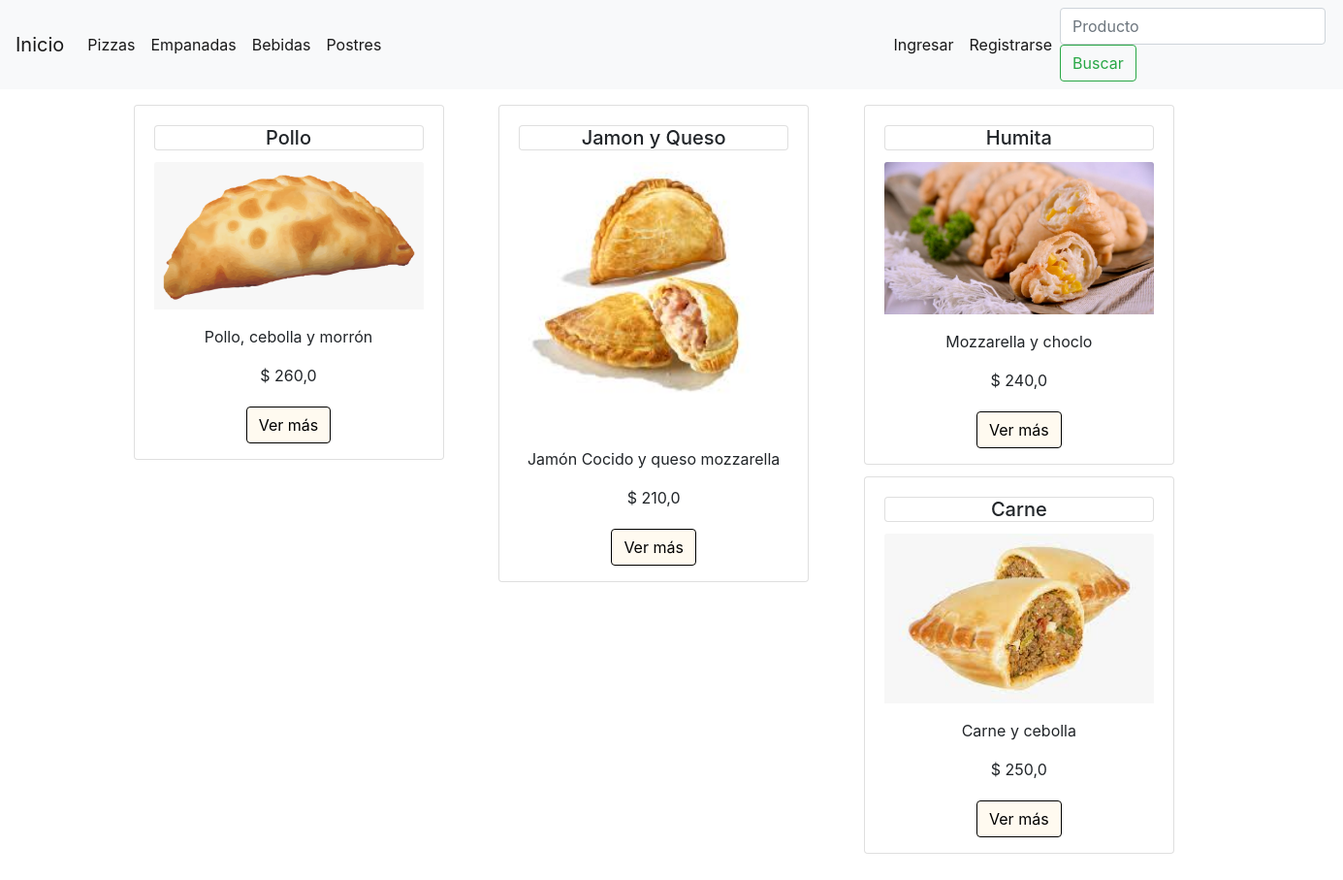
The page /empanadas/ on the database its author committed.
### pizza_web/models.py (models this page shows)
class empanada (models.Model):
    nombre= models.CharField(max_length=30, unique=True)
    ingredientes=models.CharField(max_length= 60)
    precio=models.FloatField()
    apto_delivery=models.BooleanField()
    foto =  models.ImageField(upload_to= 'empanadas', blank=True, null=True)

### pizza_web/views.py (the view)
# urls.py: path('empanadas/', empanada_view, name='empanadas'),
def empanada_view (request):
    empanadas= empanada.objects.all()
    context={'empanadas': empanadas}
    return render (request, 'empanadas.html', context=context)

### templates/empanadas.html (shortened to what this page needs)
{% extends 'base.html' %}
{% block contenido %}
<div class="container">
    <div class="card-columns mt-3">
      {% for empanada in empanadas %}
      <div class="card text-center" style="width: 20rem;">
          <div class="card-body">
              <h5 class="card text-center">{{empanada.nombre}}</h5>
              {% if empanada.foto %}
              <img src="{{empanada.foto.url}}" class="card-img-top" >
              {% endif %}
              <p class="card-text" style="margin-top:1rem;">{{empanada.ingredientes}}</p>
              <p class="card-text">$ {{empanada.precio}}</p>
          </div>
          <div class="card-bottom" style="margin-bottom: 1rem;" >
            <a href="/empanada_detail/{{empanada.id}}/" style="background-color:floralwhite; border-color: black; color:black"   class="btn btn-primary">Ver más</a>
        </div>
      </div>
      {% endfor %}
    </div>
    {% endblock %}

### rows shown on the page
empanada: nombre "Pollo", foto (picture), ingredientes "Pollo, cebolla y morrón", precio "260,0"
empanada: nombre "Jamon y Queso", foto (picture), ingredientes "Jamón Cocido y queso mozzarella", precio "210,0"
empanada: nombre "Humita", foto (picture), ingredientes "Mozzarella y choclo", precio "240,0"
empanada: nombre "Carne", foto (picture), ingredientes "Carne y cebolla", precio "250,0"
